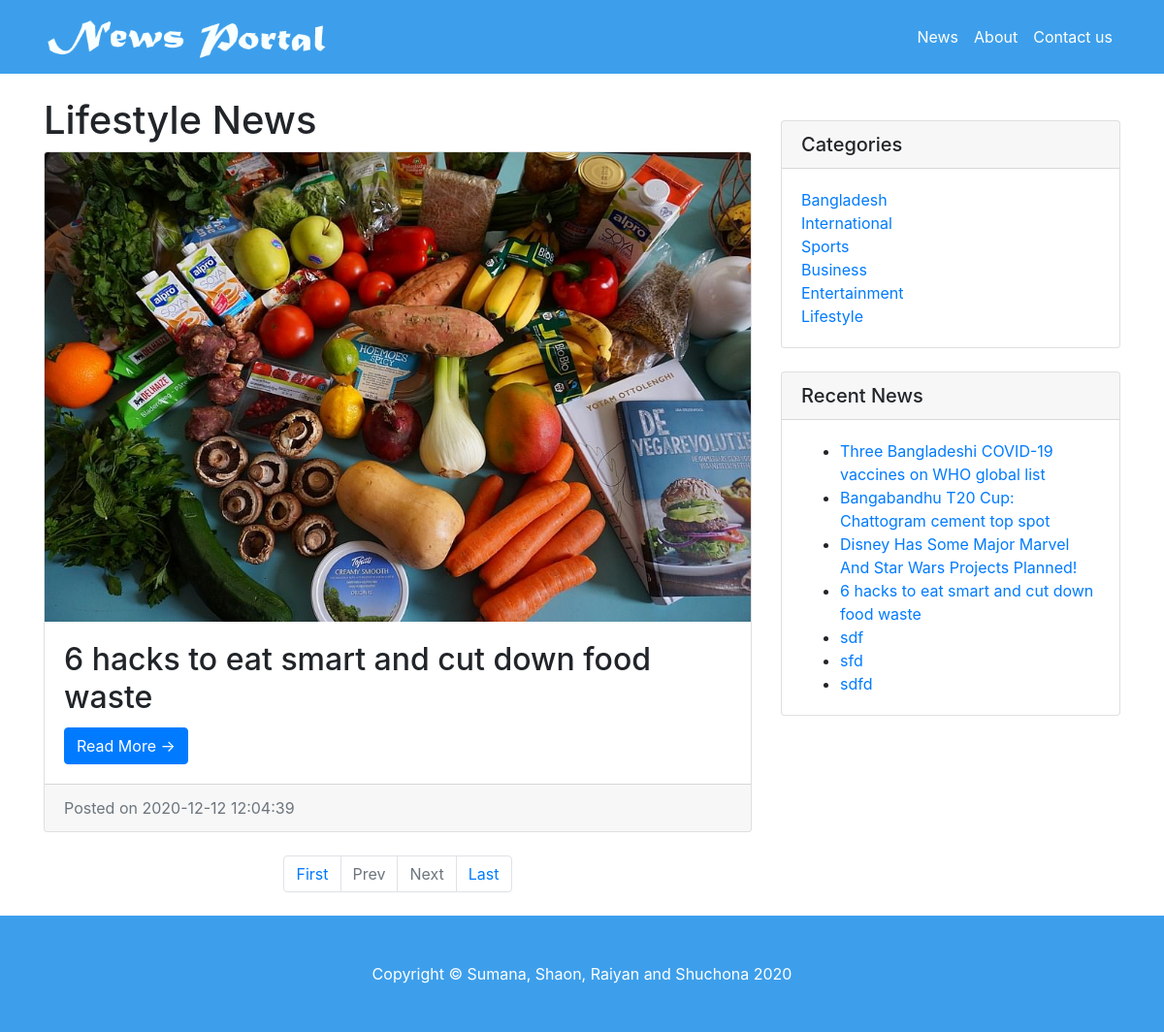
The page /category.php?catid=7 on the database as committed earlier.
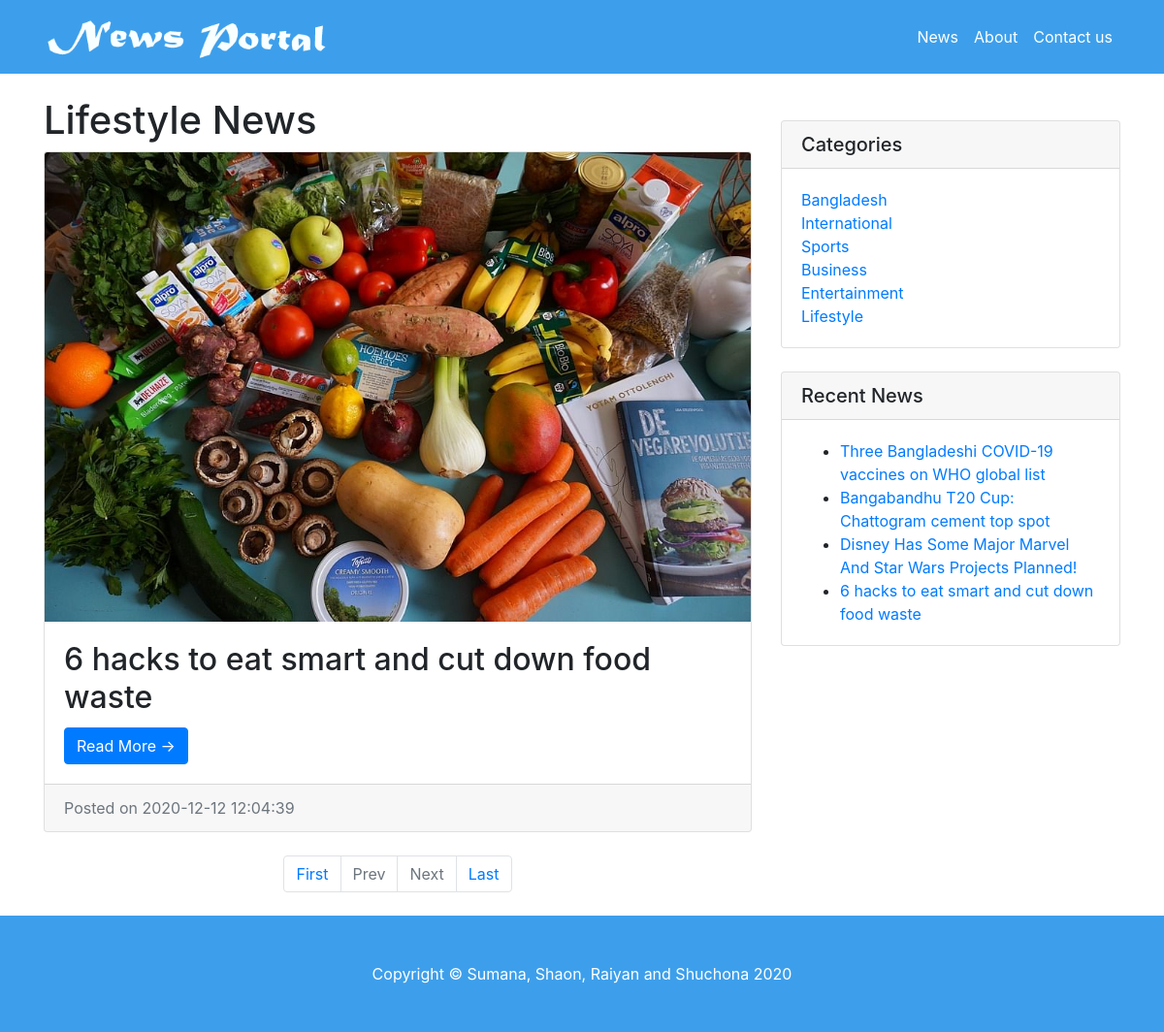
The same page on the database as committed later.
### tables this page shows
CREATE TABLE `tblposts` (
  `id` int(11) NOT NULL,
  `PostTitle` longtext,
  `CategoryId` int(11) DEFAULT NULL,
  `SubCategoryId` int(11) DEFAULT NULL,
  `PostDetails` longtext,
  `PostingDate` timestamp NULL DEFAULT CURRENT_TIMESTAMP,
  `UpdationDate` timestamp NULL DEFAULT NULL ON UPDATE CURRENT_TIMESTAMP,
  `Is_Active` int(1) DEFAULT NULL,
  `PostUrl` mediumtext,
  `PostImage` varchar(255) DEFAULT NULL
);

CREATE TABLE `tblcategory` (
  `id` int(11) NOT NULL,
  `CategoryName` varchar(200) DEFAULT NULL,
  `Description` mediumtext,
  `PostingDate` timestamp NULL DEFAULT CURRENT_TIMESTAMP,
  `UpdationDate` timestamp NULL DEFAULT '0000-00-00 00:00:00' ON UPDATE CURRENT_TIMESTAMP,
  `Is_Active` int(1) DEFAULT NULL
);

### category.php (the view, shortened to what this page needs)
<?php
include('includes/config.php');
    ?>
<!DOCTYPE html>
<html lang="en">
  <head>
    <link href="vendor/bootstrap/css/bootstrap.min.css" rel="stylesheet">
    <link href="css/modern-business.css" rel="stylesheet">
  </head>
  <body>
   <?php include('includes/header.php');?>
    <div class="container">
      <div class="row" style="margin-top: 4%">
        <div class="col-md-8">
<?php
     if (isset($_GET['pageno'])) {
            $pageno = $_GET['pageno'];
        } else {
            $pageno = 1;
        }
        $no_of_records_per_page = 8;
        $offset = ($pageno-1) * $no_of_records_per_page;
        $total_pages_sql = "SELECT COUNT(*) FROM tblposts";
        $result = mysqli_query($con,$total_pages_sql);
        $total_rows = mysqli_fetch_array($result)[0];
        $total_pages = ceil($total_rows / $no_of_records_per_page);
$query=mysqli_query($con,"select tblposts.id as pid,tblposts.PostTitle as posttitle,tblposts.PostImage,tblcategory.CategoryName as category,tblsubcategory.Subcategory as subcategory,tblposts.PostDetails as postdetails,tblposts.PostingDate as postingdate,tblposts.PostUrl as url from tblposts left join tblcategory on tblcategory.id=tblposts.CategoryId left join  tblsubcategory on  tblsubcategory.SubCategoryId=tblposts.SubCategoryId where tblposts.CategoryId='".$_SESSION['catid']."' and tblposts.Is_Active=1 order by tblposts.id desc LIMIT $offset, $no_of_records_per_page");
$rowcount=mysqli_num_rows($query);
if($rowcount==0)
{
echo "No record found";
}
else {
while ($row=mysqli_fetch_array($query)) {
?>
<h1><?php echo htmlentities($row['category']);?> News</h1>
          <div class="card mb-4">
       <img class="card-img-top" src="admin/postimages/<?php echo htmlentities($row['PostImage']);?>" alt="<?php echo htmlentities($row['posttitle']);?>">
            <div class="card-body">
              <h2 class="card-title"><?php echo htmlentities($row['posttitle']);?></h2>
              <a href="news-details.php?nid=<?php echo htmlentities($row['pid'])?>" class="btn btn-primary">Read More &rarr;</a>
            </div>
            <div class="card-footer text-muted">
              Posted on <?php echo htmlentities($row['postingdate']);?>
            </div>
          </div>
<?php } ?>
    <ul class="pagination justify-content-center mb-4">
        <li class="page-item"><a href="?pageno=1"  class="page-link">First</a></li>
        <li class="<?php if($pageno <= 1){ echo 'disabled'; } ?> page-item">
            <a href="<?php if($pageno <= 1){ echo '#'; } else { echo "?pageno=".($pageno - 1); } ?>" class="page-link">Prev</a>
        </li>
        <li class="<?php if($pageno >= $total_pages){ echo 'disabled'; } ?> page-item">
            <a href="<?php if($pageno >= $total_pages){ echo '#'; } else { echo "?pageno=".($pageno + 1); } ?> " class="page-link">Next</a>
        </li>
        <li class="page-item"><a href="?pageno=<?php echo $total_pages; ?>" class="page-link">Last</a></li>
    </ul>
<?php } ?>
        </div>
      <?php include('includes/sidebar.php');?>
      </div>
    </div>
      <?php include('includes/footer.php');?>
</head>
  </body>
</html>

### includes/header.php (shortened to what this page needs)
<nav class="navbar fixed-top navbar-expand-lg navbar-dark bg-dark fixed-top">
     <div class="container">
       <a class="navbar-brand" href="index.php"><img src="images/logo.png" height="50"></a>
       <div class="collapse navbar-collapse" id="navbarResponsive">
         <ul class="navbar-nav ml-auto">
           <li class="nav-item">
              <a class="nav-link" href="index.php">News</a>
           </li>
                <li class="nav-item">
		  <a class="nav-link" href="about-us.php">About</a>
           </li>
            <li class="nav-item">
             <a class="nav-link" href="contact-us.php">Contact us</a>
           </li>
         </ul>
       </div>
     </div>
   </nav>

### includes/sidebar.php
  <div class="col-md-4">
          <div class="card my-4">
            <h5 class="card-header">Categories</h5>
            <div class="card-body">
              <div class="row">
                <div class="col-lg-6">
                  <ul class="list-unstyled mb-0">
<?php $query=mysqli_query($con,"select id,CategoryName from tblcategory");
while($row=mysqli_fetch_array($query))
{
?>
                    <li>
                      <a href="category.php?catid=<?php echo htmlentities($row['id'])?>"><?php echo htmlentities($row['CategoryName']);?></a>
                    </li>
<?php } ?>
                  </ul>
                </div>
              </div>
            </div>
          </div>
          <div class="card my-4">
            <h5 class="card-header">Recent News</h5>
            <div class="card-body">
                      <ul class="mb-0">
<?php
$query=mysqli_query($con,"select tblposts.id as pid,tblposts.PostTitle as posttitle from tblposts left join tblcategory on tblcategory.id=tblposts.CategoryId left join  tblsubcategory on  tblsubcategory.SubCategoryId=tblposts.SubCategoryId limit 8");
while ($row=mysqli_fetch_array($query)) {
?>
  <li>
                      <a href="news-details.php?nid=<?php echo htmlentities($row['pid'])?>"><?php echo htmlentities($row['posttitle']);?></a>
                    </li>
            <?php } ?>
          </ul>
            </div>
          </div>
        </div>

### includes/footer.php
<footer class="py-5 bg-dark">
  <div class="container">
    <p class="m-0 text-center text-white">Copyright &copy; Sumana, Shaon, Raiyan and Shuchona 2020</p>
  </div>
</footer>

### css/modern-business.css (style rules this page uses)
body { padding-top: 54px; }
@media (min-width: 992px) { body { padding-top: 56px; } }

Rows that differ between the two databases and show on the page:
removed tblposts: PostTitle "sdf", shown under "Recent News"
removed tblposts: PostTitle "sfd", shown under "Recent News"
removed tblposts: PostTitle "sdfd", shown under "Recent News"
